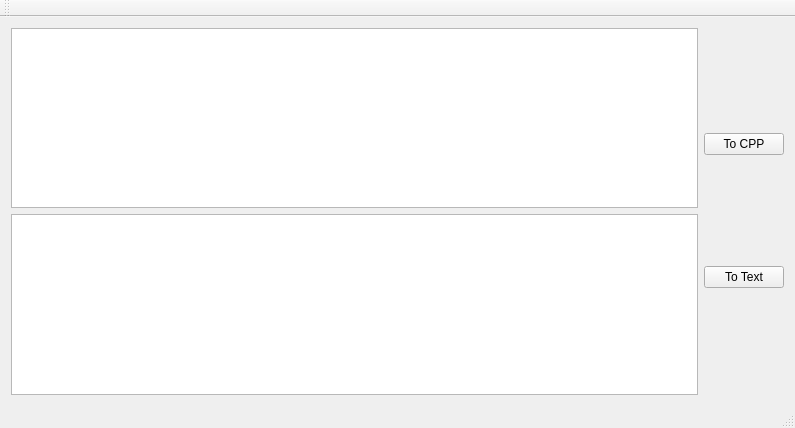
<?xml version="1.0" encoding="UTF-8"?>
<ui version="4.0">
 <class>MainWindow</class>
 <widget class="QMainWindow" name="MainWindow">
  <property name="geometry">
   <rect>
    <x>0</x>
    <y>0</y>
    <width>795</width>
    <height>428</height>
   </rect>
  </property>
  <property name="windowTitle">
   <string>cpp &lt;---&gt; text converter</string>
  </property>
  <widget class="QWidget" name="centralWidget">
   <layout class="QHBoxLayout" name="horizontalLayout">
    <item>
     <layout class="QVBoxLayout" name="verticalLayout">
      <item>
       <widget class="QTextEdit" name="teText"/>
      </item>
      <item>
       <widget class="QTextEdit" name="teCpp"/>
      </item>
     </layout>
    </item>
    <item>
     <layout class="QVBoxLayout" name="verticalLayout_2">
      <item>
       <widget class="QPushButton" name="btnToCpp">
        <property name="text">
         <string>To CPP</string>
        </property>
       </widget>
      </item>
      <item>
       <widget class="QPushButton" name="btnToText">
        <property name="text">
         <string>To Text</string>
        </property>
       </widget>
      </item>
     </layout>
    </item>
   </layout>
  </widget>
  <widget class="QMenuBar" name="menuBar">
   <property name="geometry">
    <rect>
     <x>0</x>
     <y>0</y>
     <width>795</width>
     <height>19</height>
    </rect>
   </property>
  </widget>
  <widget class="QToolBar" name="mainToolBar">
   <attribute name="toolBarArea">
    <enum>TopToolBarArea</enum>
   </attribute>
   <attribute name="toolBarBreak">
    <bool>false</bool>
   </attribute>
  </widget>
  <widget class="QStatusBar" name="statusBar"/>
 </widget>
 <layoutdefault spacing="6" margin="11"/>
 <resources/>
 <connections/>
</ui>
